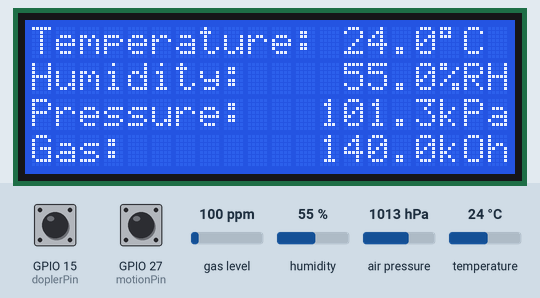
Recording of a program running on a simulated ESP32. Parts: 20×4 character LCD. Inputs (shaded band) come from the test bench; at power-on: gas level 100 ppm, humidity 55 %, air pressure 1013 hPa, temperature 24 °C, GPIO 15 (doplerPin) HIGH, GPIO 27 (motionPin) HIGH. What the program prints to the serial monitor is not drawn.

Above: at 1.2 s.
1.3 s: gas level set to 20 ppm
Timing chart, 0 to 3.4 s (numbered marks = the images above; inputs shaded):
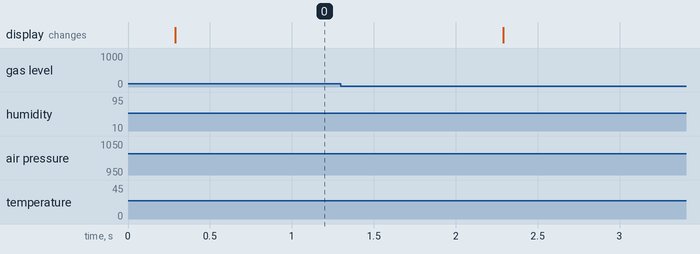

The program:

main.cpp
```cpp
#include <Arduino.h>
#include <Wire.h>
#include <LiquidCrystal_PCF8574.h>
#include <Adafruit_BMP280.h>
#include <Adafruit_AHTX0.h>
#include <Adafruit_BME680.h>
#include <esp_timer.h>

TwoWire i2c0 = TwoWire(0);
// TwoWire i2c1 = TwoWire(1);

LiquidCrystal_PCF8574 lcd(0x3f);

// Adafruit_BMP280 bmp(&i2c1);
// Adafruit_AHTX0 aht;
// Adafruit_BME680 bme(&i2c1);
Adafruit_BME680 bme(&i2c0);

// hw_timer_t *sensorsTimer = nullptr;
// hw_timer_t *displayTimer = nullptr;
// hw_timer_t *sleepTimer = nullptr;
// hw_timer_t *stayAwakeTimer = nullptr;
esp_timer_handle_t sensorsTimer;
esp_timer_handle_t displayTimer;
esp_timer_handle_t sleepTimer;
esp_timer_handle_t stayAwakeTimer;

portMUX_TYPE doplerDetectMux = portMUX_INITIALIZER_UNLOCKED;
portMUX_TYPE motionDetectMux = portMUX_INITIALIZER_UNLOCKED;
portMUX_TYPE sensorsTimerMux = portMUX_INITIALIZER_UNLOCKED;
portMUX_TYPE displayTimerMux = portMUX_INITIALIZER_UNLOCKED;
portMUX_TYPE sleepTimerMux = portMUX_INITIALIZER_UNLOCKED;
portMUX_TYPE stayAwakeTimerMux = portMUX_INITIALIZER_UNLOCKED;

volatile bool wakeUp = true;

const int doplerPin = 15;
void IRAM_ATTR doplerDetectISR() {
  portENTER_CRITICAL_ISR(&doplerDetectMux);
  wakeUp = true;
  portEXIT_CRITICAL_ISR(&doplerDetectMux);
}

const int motionPin = 27;
void IRAM_ATTR motionDetectISR() {
  portENTER_CRITICAL_ISR(&motionDetectMux);
  wakeUp = true;
  portEXIT_CRITICAL_ISR(&motionDetectMux);
}

bool sensorsLogging = true;
bool sensorsChanged = true;
struct Sensors {
  float temperature;
  float humidity;
  float pressure;
  float gas;
} sensors{};
volatile bool sensorsNeedUpdate = true;
void IRAM_ATTR sensorsUpdateISR(void *arg) {
  portENTER_CRITICAL_ISR(&sensorsTimerMux);
  sensorsNeedUpdate = true;
  portEXIT_CRITICAL_ISR(&sensorsTimerMux);
}

volatile bool displayNeedsUpdate = true;
void IRAM_ATTR displayUpdateISR(void *arg) {
  portENTER_CRITICAL_ISR(&displayTimerMux);
  displayNeedsUpdate = true;
  portEXIT_CRITICAL_ISR(&displayTimerMux);
}

volatile bool goToSleep = false;
void IRAM_ATTR sleepISR(void *arg) {
  portENTER_CRITICAL_ISR(&sleepTimerMux);
  goToSleep = true;
  portEXIT_CRITICAL_ISR(&sleepTimerMux);
}

volatile bool stayAwake = false;
void IRAM_ATTR wakeISR(void *arg) {
  portENTER_CRITICAL_ISR(&stayAwakeTimerMux);
  stayAwake = digitalRead(doplerPin);
  portEXIT_CRITICAL_ISR(&stayAwakeTimerMux);
}

void setup()
{
  Serial.begin(115200);

  i2c0.begin(21, 22);
  i2c0.setClock(100000);
  lcd.begin(20, 4, i2c0);

  // i2c1.begin(18, 5);
  // i2c1.setClock(100000);

  // bmp.begin(0x77);
  // bmp.setSampling(Adafruit_BMP280::MODE_NORMAL, Adafruit_BMP280::SAMPLING_X2, Adafruit_BMP280::SAMPLING_X16, Adafruit_BMP280::FILTER_X16, Adafruit_BMP280::STANDBY_MS_500);
  // aht.begin(&i2c1, 0, 0x38);

  bme.begin(0x77);
  bme.setTemperatureOversampling(BME680_OS_8X);
  bme.setHumidityOversampling(BME680_OS_2X);
  bme.setPressureOversampling(BME680_OS_4X);
  bme.setIIRFilterSize(BME680_FILTER_SIZE_3);
  bme.setGasHeater(320, 150);

  pinMode(doplerPin, INPUT_PULLUP);
  attachInterrupt(digitalPinToInterrupt(doplerPin), doplerDetectISR, RISING);

  pinMode(motionPin, INPUT_PULLUP);
  attachInterrupt(digitalPinToInterrupt(motionPin), motionDetectISR, RISING);

  // sensorsTimer = timerBegin(0, 80, true);
  // timerAttachInterrupt(sensorsTimer, &sensorsUpdateISR, true);
  // timerAlarmWrite(sensorsTimer, 1000000 * 5, true);
  // timerAlarmEnable(sensorsTimer);

  // displayTimer = timerBegin(1, 80, true);
  // timerAttachInterrupt(displayTimer, &displayUpdateISR, true);
  // timerAlarmWrite(displayTimer, 1000000 * 1, true);
  // timerAlarmEnable(displayTimer);

  // sleepTimer = timerBegin(2, 80, true);
  // timerAttachInterrupt(sleepTimer, &sleepISR, true);
  // timerAlarmWrite(sleepTimer, 1000000 * 20, true);

  // stayAwakeTimer = timerBegin(3, 80, true);
  // timerAttachInterrupt(stayAwakeTimer, &wakeISR, true);
  // timerAlarmWrite(stayAwakeTimer, 1000000, true);
  // timerAlarmEnable(stayAwakeTimer);

  esp_sleep_enable_ext0_wakeup((gpio_num_t)doplerPin, 1);

  // esp_timer_start_once(timer, 1000000);
  esp_timer_create_args_t sensorsTimerArgs{&sensorsUpdateISR, nullptr, ESP_TIMER_TASK, "name", true};
  esp_timer_create(&sensorsTimerArgs, &sensorsTimer);
  esp_timer_start_periodic(sensorsTimer, 1000000);

  esp_timer_create_args_t displayTimerArgs{&displayUpdateISR, nullptr, ESP_TIMER_TASK, "name", true};
  esp_timer_create(&displayTimerArgs, &displayTimer);
  esp_timer_start_periodic(displayTimer, 1000000);

  esp_timer_create_args_t sleepTimerArgs{&sleepISR, nullptr, ESP_TIMER_TASK, "name", true};
  esp_timer_create(&sleepTimerArgs, &sleepTimer);
  esp_timer_start_periodic(sleepTimer, 1000000 * 20);

  esp_timer_create_args_t stayAwakeTimerArgs{&wakeISR, nullptr, ESP_TIMER_TASK, "name", true};
  esp_timer_create(&stayAwakeTimerArgs, &stayAwakeTimer);
  esp_timer_start_periodic(stayAwakeTimer, 1000000);
}

void loop()
{

  // Update sensors
  if (sensorsNeedUpdate) {
    portENTER_CRITICAL(&sensorsTimerMux);
    sensorsNeedUpdate = false;
    portEXIT_CRITICAL(&sensorsTimerMux);

    // sensors_event_t humidity, temperature;
    // aht.getEvent(&humidity, &temperature);
    // sensors.temperature = (temperature.temperature + bmp.readTemperature()) / 2.0f;
    // sensors.humidity = humidity.relative_humidity;
    // sensors.pressure = bmp.readPressure();

    unsigned long endTime = bme.beginReading();
    if (!bme.endReading()) {
      sensorsNeedUpdate = true;
      return;
    }

    sensors.temperature = bme.temperature;
    sensors.humidity = bme.humidity;
    sensors.pressure = bme.pressure;
    sensors.gas = bme.gas_resistance;

    sensorsChanged = true;
  }

  // Update display
  if (sensorsChanged && displayNeedsUpdate) {
    portENTER_CRITICAL(&displayTimerMux);
    displayNeedsUpdate = false;
    portEXIT_CRITICAL(&displayTimerMux);

    sensorsChanged = false;

    char num_str_buf[16];

    const uint8_t labelColumn = 0;
    const uint8_t valueColumn = 12;
    const uint8_t valueWidth = 5;
    const uint8_t valuePrecision = 1;

    lcd.home();
    lcd.clear();

    lcd.setCursor(labelColumn, 0);
    lcd.print(F("Temperature:"));
    lcd.setCursor(valueColumn, 0);
    lcd.print(dtostrf(sensors.temperature, valueWidth, valuePrecision, num_str_buf));
    lcd.print((char)0xdf);
    lcd.print(F("C"));

    lcd.setCursor(labelColumn, 1);
    lcd.print(F("Humidity:"));
    lcd.setCursor(valueColumn, 1);
    lcd.print(dtostrf(sensors.humidity, valueWidth, valuePrecision, num_str_buf));
    lcd.print(F("%RH"));

    lcd.setCursor(labelColumn, 2);
    lcd.print(F("Pressure:"));
    lcd.setCursor(valueColumn, 2);
    lcd.print(dtostrf(sensors.pressure / 1000.f, valueWidth, valuePrecision, num_str_buf));
    lcd.print(F("kPa"));

    lcd.setCursor(labelColumn, 3);
    lcd.print(F("Gas:"));
    lcd.setCursor(valueColumn, 3);
    lcd.print(dtostrf(sensors.gas / 1000.f, valueWidth, valuePrecision, num_str_buf));
    lcd.print(F("kOh"));
  }

  // Sleep
  if (goToSleep) {
    portENTER_CRITICAL(&sleepTimerMux);
    goToSleep = false;
    portEXIT_CRITICAL(&sleepTimerMux);

    Serial.println("go to sleep");
    // timerAlarmDisable(sleepTimer);
    esp_timer_stop(sleepTimer);

    lcd.setBacklight(false);

    // esp_deep_sleep_start();
    esp_light_sleep_start();
  }

  // Wake
  if (wakeUp || stayAwake) {
    if (wakeUp) Serial.println("wake up");
    if (stayAwake) Serial.println("stay awake");
    portENTER_CRITICAL(&doplerDetectMux);
    wakeUp = false;
    portEXIT_CRITICAL(&doplerDetectMux);
    portENTER_CRITICAL(&stayAwakeTimerMux);
    stayAwake = false;
    portEXIT_CRITICAL(&stayAwakeTimerMux);

    // timerRestart(sleepTimer);
    // timerAlarmEnable(sleepTimer);
    esp_timer_stop(sleepTimer);
    esp_timer_start_periodic(sleepTimer, 1000000 * 20);

    lcd.setBacklight(true);
  }

  Serial.println(digitalRead(motionPin));
}
```
